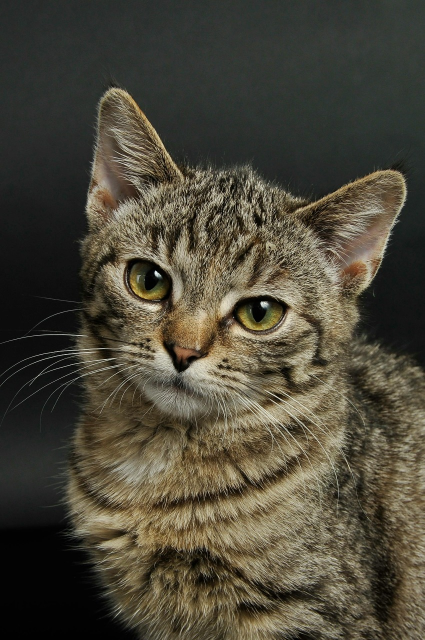
#> input picture 3rd Year/6th Sem/8) Mini Project, JDCAP & Cluster/3) Cluster/ML Visualization/Image processing/Cat_img.jpg, 849 x 1280 px, found by its file name (shown at 1/2 size)
$ jupyter execute Opencv.ipynb
#> lines starting #> are read from the running program, lines starting #| are printed output that depends on the picture; after the words box and inside, x2 and y2 are one past the last pixel; in counts of white or black regions, pixels touching at a corner belong together
[cell 1]
import cv2 as cv
import matplotlib.pyplot as plt

img = cv.imread('cat_img.jpg')
#> img is the input picture: shape (1280, 849, 3); mean B, G, R 56.8, 71, 75.6
img_rgb = cv.cvtColor(img, cv.COLOR_BGR2RGB)

scaled = cv.resize(img_rgb, None, fx=1.5, fy=1.5,
                   interpolation=cv.INTER_LINEAR)

plt.imshow(scaled)
plt.title("Scaled 150%")
plt.axis('off')
plt.show()

[cell 2]
import cv2 as cv
import matplotlib.pyplot as plt
import numpy as np
img = cv.imread('cat_img.jpg')
img_rgb = cv.cvtColor(img, cv.COLOR_BGR2RGB)

tx, ty = 50, 30  # shift 50px right, 30px down
matrix = np.float32([[1, 0, tx], [0, 1, ty]])
translated = cv.warpAffine(img_rgb, matrix, (img.shape[1],
                                             img.shape[0]))
plt.imshow(translated)
plt.title("Translated Image")
plt.axis('off')
plt.show()

[cell 3]
import cv2 as cv
import matplotlib.pyplot as plt

img = cv.imread('cat_img.jpg')
img_rgb = cv.cvtColor(img, cv.COLOR_BGR2RGB)

bright = cv.convertScaleAbs(img_rgb, alpha=1.2, beta=50)  # brighter
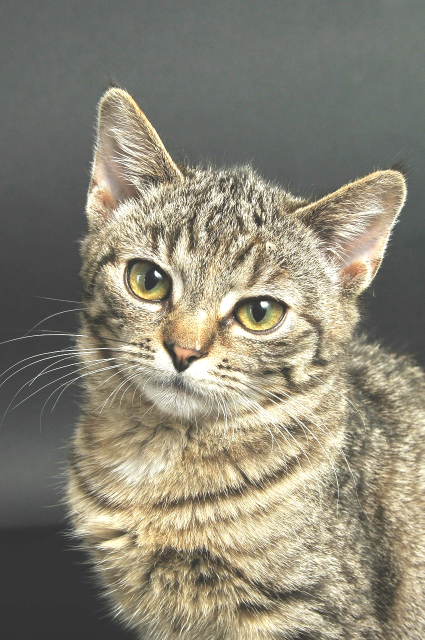
#> bright: shape (1280, 849, 3) (shown at 1/2 size); mean R, G, B 139.2, 134.3, 118

plt.imshow(bright)
plt.title("Brightness Increased")
plt.axis('off')
plt.show()

[cell 4]
import cv2 as cv
import numpy as np
import matplotlib.pyplot as plt

img = cv.imread('cat_img.jpg')
img_rgb = cv.cvtColor(img, cv.COLOR_BGR2RGB)

noise = np.random.normal(loc=0, scale=25,
                         size=img_rgb.shape).astype(np.uint8)
noisy_img = cv.add(img_rgb, noise)
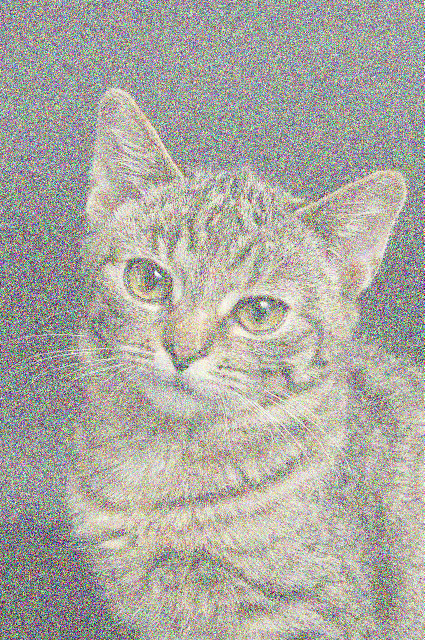
#> noisy_img: shape (1280, 849, 3) (shown at 1/2 size); mean R, G, B 171.3, 168.9, 161.2

plt.imshow(noisy_img)
plt.title("With Gaussian Noise")
plt.axis('off')
plt.show()

[cell 5]
import cv2 as cv
import matplotlib.pyplot as plt
import random

img = cv.imread('cat_img.jpg')
img_rgb = cv.cvtColor(img, cv.COLOR_BGR2RGB)

h, w = img_rgb.shape[:2]
#> h = 1280; w = 849
crop_size = 120
x = random.randint(0, w - crop_size)
#> x = 394
y = random.randint(0, h - crop_size)
#> y = 861
cropped = img_rgb[y:y+crop_size, x:x+crop_size]

plt.imshow(cropped)
plt.title("Random Cropped")
plt.axis('off')
plt.show()

[cell 6]
import cv2 as cv
import matplotlib.pyplot as plt

# Read and convert the image to RGB
img = cv.imread('cat_img.jpg')
img_rgb = cv.cvtColor(img, cv.COLOR_BGR2RGB)
# Get image dimensions
h, w = img_rgb.shape[:2]
crop_size = 300
# Calculate coordinates to crop from center
x = (w - crop_size) // 2
#> x = 274
y = (h - crop_size) // 2
#> y = 490
cropped = img_rgb[y:y+crop_size, x:x+crop_size]
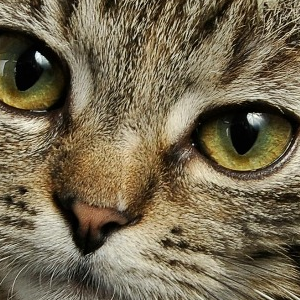
#> cropped: shape (300, 300, 3); mean R, G, B 116.5, 105, 80.3

# Display the cropped image
plt.imshow(cropped)
plt.title("Center Cropped")
plt.axis('off')
plt.show()

[cell 7]
import cv2 as cv
import matplotlib.pyplot as plt

img = cv.imread('cat_img.jpg')
edges = cv.Canny(img, 100, 200)
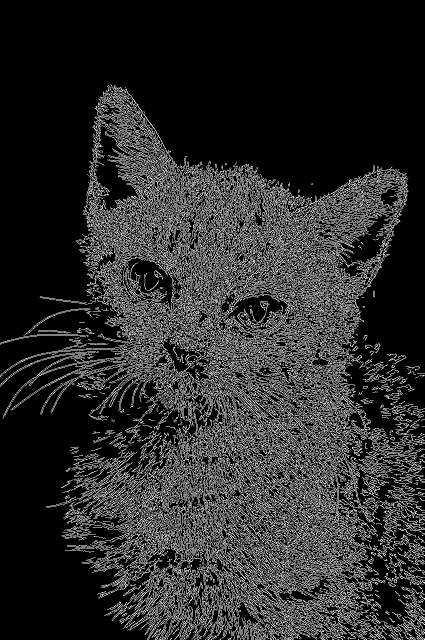
#> edges: shape (1280, 849) (shown at 1/2 size); 16.5% white in thin lines or dots, all inside (x1, y1, x2, y2) = (0, 169, 849, 1280)

plt.imshow(edges, cmap='gray')
plt.title('Canny Edge Detection')
plt.axis('off')
plt.show()

[cell 8]
import cv2 as cv
import matplotlib.pyplot as plt

img = cv.imread('cat_img.jpg')
gray = cv.cvtColor(img, cv.COLOR_BGR2GRAY)
_, thresh = cv.threshold(gray, 127, 255, cv.THRESH_BINARY)
#> thresh: shape (1280, 849); 15.1% white; 5605 white regions (5165 under 20 px), largest, box (x1, y1, x2, y2) and area: (210, 348, 720, 1133) 72176, (216, 889, 360, 1014) 5446, (587, 339, 816, 589) 5243

plt.imshow(thresh, cmap='gray')
plt.title('Thresholding')
plt.axis('off')
plt.show()

[cell 9]
import cv2 as cv
import matplotlib.pyplot as plt
import numpy as np

# Load image and convert to RGB
img = cv.imread('cat_img.jpg')
img_rgb = cv.cvtColor(img, cv.COLOR_BGR2RGB)

# Split channels
R, G, B = cv.split(img_rgb)

# Style
plt.style.use('seaborn-v0_8-deep')

# Create 3x2 subplot: 3 channels × (Image + Histogram)
fig, axs = plt.subplots(3, 2, figsize=(14, 10))
fig.suptitle('RGB Channels and Their Histograms', fontsize=20, fontweight='bold')

# Red Channel
axs[0, 0].imshow(R, cmap='Reds')
axs[0, 0].set_title('Red Channel Image', fontsize=14)
axs[0, 0].axis('off')
axs[0, 1].hist(R.ravel(), bins=256, color='red', alpha=0.7)
axs[0, 1].set_title('Red Channel Histogram', fontsize=14)
axs[0, 1].set_xlim([0, 256])
axs[0, 1].grid(True)

# Green Channel
axs[1, 0].imshow(G, cmap='Greens')
axs[1, 0].set_title('Green Channel Image', fontsize=14)
axs[1, 0].axis('off')
axs[1, 1].hist(G.ravel(), bins=256, color='green', alpha=0.7)
axs[1, 1].set_title('Green Channel Histogram', fontsize=14)
axs[1, 1].set_xlim([0, 256])
axs[1, 1].grid(True)

# Blue Channel
axs[2, 0].imshow(B, cmap='Blues')
axs[2, 0].set_title('Blue Channel Image', fontsize=14)
axs[2, 0].axis('off')
axs[2, 1].hist(B.ravel(), bins=256, color='blue', alpha=0.7)
axs[2, 1].set_title('Blue Channel Histogram', fontsize=14)
axs[2, 1].set_xlim([0, 256])
axs[2, 1].grid(True)

# Layout adjustment
plt.tight_layout(rect=[0, 0, 1, 0.96])
plt.show()
#> figure, not shown here; panel 2: tallest bar 23585 high, from x = 43.83 to 44.82; panel 4: tallest bar 23008 high, from x = 52.79 to 53.79; panel 6: tallest bar 26555 high, from x = 44.82 to 45.82

[cell 10]
import cv2 as cv
import matplotlib.pyplot as plt
import numpy as np

# Set a beautiful plotting style
plt.style.use('seaborn-v0_8-deep')

# Load and convert the image
img = cv.imread('cat_img.jpg')
img_rgb = cv.cvtColor(img, cv.COLOR_BGR2RGB)

# Create the figure
fig, axs = plt.subplots(1, 2, figsize=(14, 6))
fig.suptitle('Original Image and RGB Histogram', fontsize=18, fontweight='bold')

# Left: Image display
axs[0].imshow(img_rgb)
axs[0].set_title('Original Image', fontsize=14)
axs[0].axis('off')

# Right: RGB Histogram
colors = ('r', 'g', 'b')
for i, color in enumerate(colors):
    hist = cv.calcHist([img], [i], None, [256], [0, 256])
    axs[1].plot(hist, color=color, linewidth=2, alpha=0.7, label=f'{color.upper()} Channel')

axs[1].set_title('RGB Histogram', fontsize=14)
axs[1].set_xlabel('Pixel Intensity', fontsize=12)
axs[1].set_ylabel('Frequency', fontsize=12)
axs[1].legend(loc='upper right')
axs[1].grid(True)

plt.tight_layout(rect=[0, 0, 1, 0.95])
plt.show()
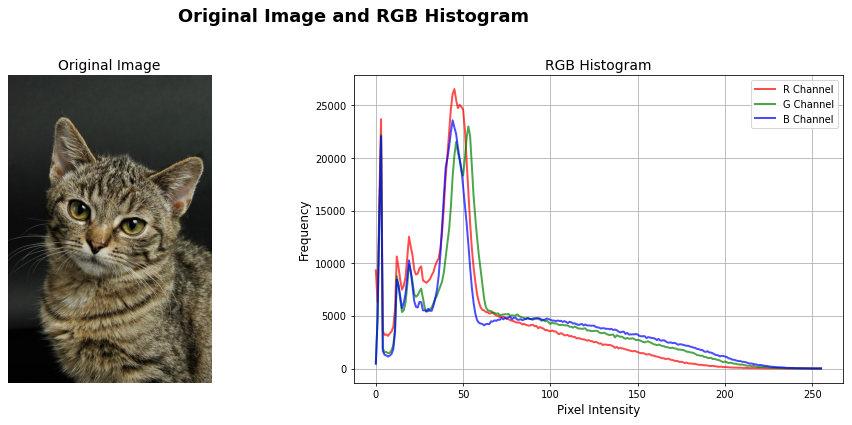
#> figure drawn by matplotlib, 2 panels; panel 2: curve peaks at x = 45, y = 26555; panel 2: curve peaks at x = 53, y = 23008; panel 2: curve peaks at x = 44, y = 23585

[cell 11]
import cv2 as cv
import matplotlib.pyplot as plt

# Read the image
img = cv.imread('cat_img.jpg')

# Convert to grayscale
gray = cv.cvtColor(img, cv.COLOR_BGR2GRAY)

# Convert BGR to RGB for correct color display in matplotlib
img_rgb = cv.cvtColor(img, cv.COLOR_BGR2RGB)

# Display using matplotlib
plt.figure(figsize=(10, 5))

# Original image
plt.subplot(1, 2, 1)
plt.imshow(img_rgb)
plt.title('Original Image')
plt.axis('off')

# Grayscale image
plt.subplot(1, 2, 2)
plt.imshow(gray, cmap='gray')
plt.title('Grayscale Image')
plt.axis('off')

plt.tight_layout()
plt.show()

[cell 12]
import cv2 as cv
import matplotlib.pyplot as plt

# Read the image
img = cv.imread('cat_img.jpg')

# Convert to grayscale
gray = cv.cvtColor(img, cv.COLOR_BGR2GRAY)

print(img.shape)
#| (1280, 849, 3)
print(gray.shape)
#| (1280, 849)

[cell 13]
import cv2 as cv
import matplotlib.pyplot as plt

plt.style.use('seaborn-v0_8-muted')

img = cv.imread('cat_img.jpg')
gray = cv.cvtColor(img, cv.COLOR_BGR2GRAY)

fig, axs = plt.subplots(1, 2, figsize=(14, 6))
fig.suptitle('Grayscale Image and Histogram', fontsize=18, fontweight='bold')

axs[0].imshow(gray, cmap='gray')
axs[0].set_title('Grayscale Image', fontsize=14)
axs[0].axis('off')

hist = cv.calcHist([gray], [0], None, [256], [0, 256])
#> hist = 256 values, max 22908 at index 51, min 0 at index 254, mean 4245
axs[1].plot(hist, color='black', linewidth=2)
axs[1].set_title('Grayscale Histogram', fontsize=14)
axs[1].set_xlabel('Pixel Intensity', fontsize=12)
axs[1].set_ylabel('Frequency', fontsize=12)
axs[1].grid(True)

plt.tight_layout(rect=[0, 0, 1, 0.95])
plt.show()
#> figure, not shown here; panel 2: curve peaks at x = 51, y = 22908

[cell 14]
import cv2
import matplotlib.pyplot as plt

# Load classifiers
face_cascade = cv2.CascadeClassifier(cv2.data.haarcascades +
                    'haarcascade_frontalface_default.xml')
eye_cascade = cv2.CascadeClassifier(cv2.data.haarcascades +
                                    'haarcascade_eye.xml')

# Load image (replace with a frame from webcam if needed)
img = cv2.imread('Sharukh.jpeg')
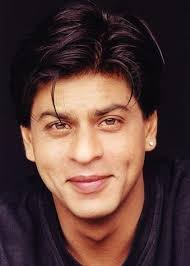
#> input picture 3rd Year/6th Sem/8) Mini Project, JDCAP & Cluster/3) Cluster/ML Visualization/Image processing/Sharukh.jpeg, 190 x 266 px
#> img is the input picture: shape (266, 190, 3); mean B, G, R 57.5, 62, 89
gray = cv2.cvtColor(img, cv2.COLOR_BGR2GRAY)
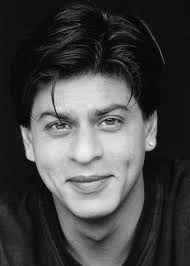
#> gray: shape (266, 190); min 0, max 244, mean 69.6

# Detect faces
faces = face_cascade.detectMultiScale(gray, 1.3, 5)
#> faces = [[19, 75, 132, 132]]

for (x, y, w, h) in faces:
    # Draw rectangle around face
    cv2.rectangle(img, (x, y), (x + w, y + h), (255, 255, 0), 2)

    # ROI for eyes
    roi_gray = gray[y:y + h, x:x + w]
    roi_color = img[y:y + h, x:x + w]

    # Detect eyes
    eyes = eye_cascade.detectMultiScale(roi_gray)
    for (ex, ey, ew, eh) in eyes:
        cv2.rectangle(roi_color, (ex, ey), (ex + ew, ey + eh), (0, 127, 255), 2)
#> this loop made 1 pass
#> (x, y, w, h, eyes) on pass 1: (19, 75, 132, 132, [[68, 26, 40, 40], [20, 30, 41, 41]])
#> pass 1, `roi_gray = gray[y:y + h, x:x + w]`:
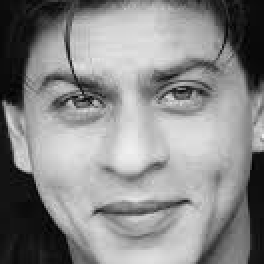
#> roi_gray: shape (132, 132) (shown 2 times larger); min 0, max 240, mean 137.2
#> after the loop:
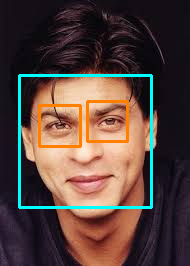
#> img: shape (266, 190, 3); 5.03% of pixels changed, all inside (x1, y1, x2, y2) = (18, 74, 153, 209)
#> after the loop:
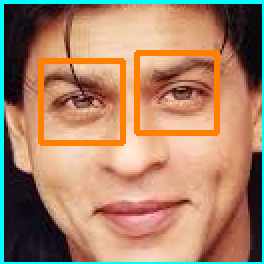
#> roi_color: shape (132, 132, 3) (shown 2 times larger); mean B, G, R 105.1, 132.4, 170.4

# Convert BGR to RGB for matplotlib
img_rgb = cv2.cvtColor(img, cv2.COLOR_BGR2RGB)
#> img_rgb: shape (266, 190, 3)

# Display using matplotlib
plt.figure(figsize=(8, 6))
plt.imshow(img_rgb)
plt.title('Face & Eye Detection')
plt.axis('off')
plt.show()
